Frame 1 (no input): blank canvas, image omitted
Frame 60 (no input): blank canvas, image omitted
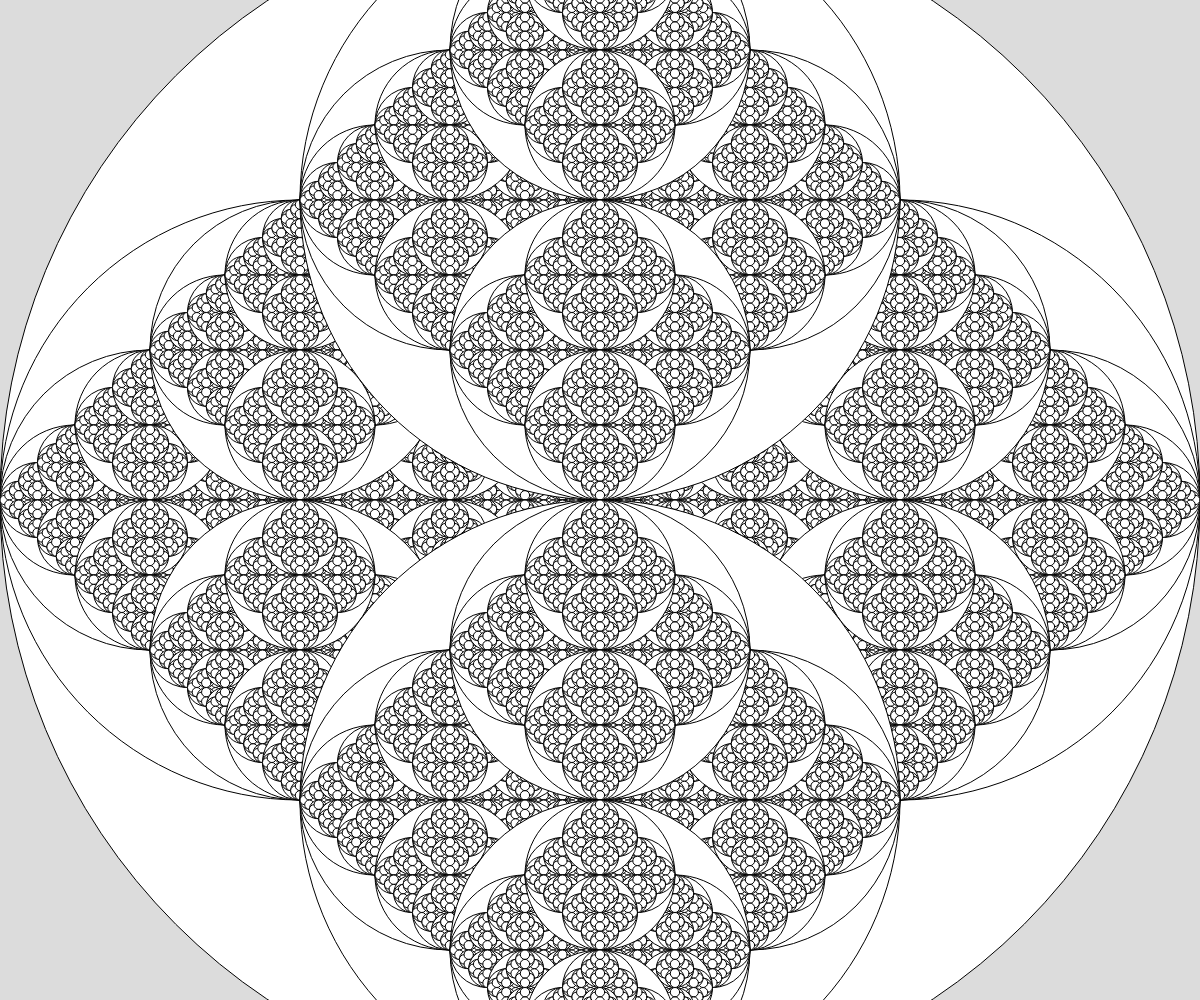
Frame 120 (the mouse pressed at the canvas centre since frame 60)

The p5.js sketch whose frames 1 and 60 were blank and that drew this single picture after the mouse press (run headless with seeded random() and noise() and a simulated clock; from frame 60 on, the mouse is pressed at the canvas centre):

// p5.js sketch
// ── sketch.js
//Recursive circles demo


function setup() {
  createCanvas(windowWidth, windowHeight);
}

function draw() {
  background(220);
  recursiveCircle(width/2, height/2, mouseX);
}

function recursiveCircle(x, y, radius) {
  if (radius > 3){
    circle(x, y, radius*2);
    recursiveCircle(x-radius/2, y, radius/2);
    recursiveCircle(x+radius/2, y, radius/2);
    recursiveCircle(x, y-radius/2, radius/2);
    recursiveCircle(x, y+radius/2, radius/2);

  }
  

}
